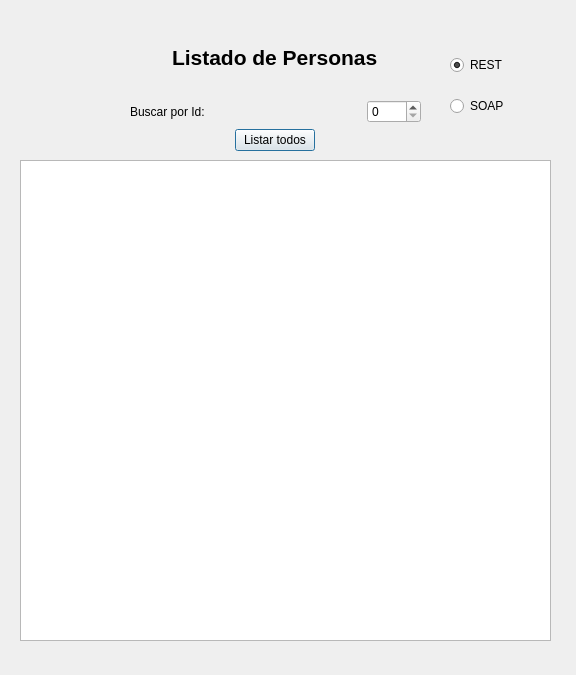
<?xml version="1.0" encoding="UTF-8"?>
<ui version="4.0">
 <class>Dialog</class>
 <widget class="QDialog" name="Dialog">
  <property name="geometry">
   <rect>
    <x>0</x>
    <y>0</y>
    <width>576</width>
    <height>675</height>
   </rect>
  </property>
  <property name="font">
   <font>
    <family>Arial</family>
   </font>
  </property>
  <property name="windowTitle">
   <string>Dialog</string>
  </property>
  <widget class="QTableView" name="tableView">
   <property name="geometry">
    <rect>
     <x>20</x>
     <y>160</y>
     <width>531</width>
     <height>481</height>
    </rect>
   </property>
  </widget>
  <widget class="QWidget" name="layoutWidget">
   <property name="geometry">
    <rect>
     <x>130</x>
     <y>20</y>
     <width>291</width>
     <height>131</height>
    </rect>
   </property>
   <layout class="QGridLayout" name="gridLayout">
    <item row="2" column="0" alignment="Qt::AlignLeft">
     <widget class="QLabel" name="lbl_buscarID">
      <property name="text">
       <string>Buscar por Id:</string>
      </property>
     </widget>
    </item>
    <item row="3" column="0" colspan="2" alignment="Qt::AlignHCenter">
     <widget class="QPushButton" name="btn_listarTodos">
      <property name="sizePolicy">
       <sizepolicy hsizetype="Minimum" vsizetype="Fixed">
        <horstretch>0</horstretch>
        <verstretch>0</verstretch>
       </sizepolicy>
      </property>
      <property name="text">
       <string>Listar todos</string>
      </property>
     </widget>
    </item>
    <item row="1" column="0" colspan="2" alignment="Qt::AlignHCenter">
     <widget class="QLabel" name="lbl_listado">
      <property name="font">
       <font>
        <pointsize>16</pointsize>
        <weight>75</weight>
        <bold>true</bold>
       </font>
      </property>
      <property name="text">
       <string>Listado de Personas</string>
      </property>
     </widget>
    </item>
    <item row="2" column="1">
     <widget class="QSpinBox" name="spn_id">
      <property name="sizePolicy">
       <sizepolicy hsizetype="Fixed" vsizetype="Fixed">
        <horstretch>0</horstretch>
        <verstretch>0</verstretch>
       </sizepolicy>
      </property>
      <property name="maximum">
       <number>1000</number>
      </property>
     </widget>
    </item>
   </layout>
  </widget>
  <widget class="QWidget" name="">
   <property name="geometry">
    <rect>
     <x>450</x>
     <y>40</y>
     <width>101</width>
     <height>91</height>
    </rect>
   </property>
   <layout class="QVBoxLayout" name="verticalLayout">
    <item>
     <widget class="QRadioButton" name="rdbtn_REST_listar">
      <property name="enabled">
       <bool>true</bool>
      </property>
      <property name="text">
       <string>REST</string>
      </property>
      <property name="checked">
       <bool>true</bool>
      </property>
     </widget>
    </item>
    <item>
     <widget class="QRadioButton" name="rdbtn_SOAP_listar">
      <property name="text">
       <string>SOAP</string>
      </property>
     </widget>
    </item>
   </layout>
  </widget>
 </widget>
 <resources/>
 <connections/>
</ui>
